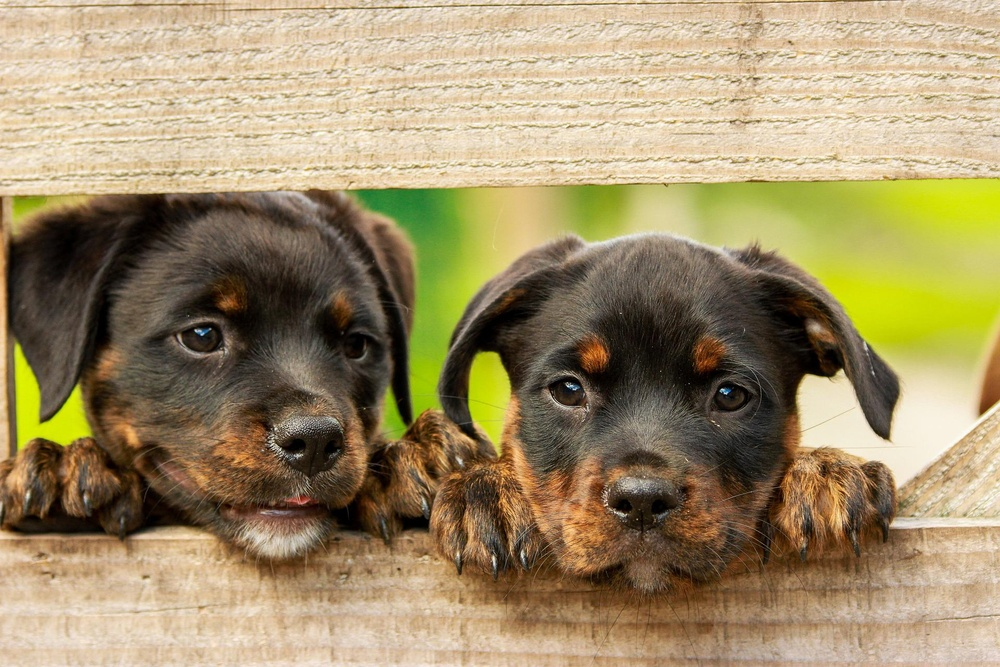
#> input picture fig_raw/dog.jpg, 1000 x 667 px, shrunk from 1920 x 1280 before the run
$ jupyter execute Smooth.ipynb
#> lines starting #> are read from the running program, lines starting #| are printed output that depends on the picture
[cell 1]
import numpy as np
import matplotlib.pyplot as plt
import cv2

[cell 2]
# 画像の読み込みと元画像の表示
house_bgr = cv2.imread('./../fig_raw/dog.jpg')
#> house_bgr is the input picture: shape (667, 1000, 3); mean B, G, R 105.2, 143, 159.9
house_rgb = cv2.cvtColor(house_bgr, cv2.COLOR_BGR2RGB)
plt.imshow(house_rgb)
plt.title('元画像')
plt.show()

# 平均化フィルタ
house_mean = cv2.blur(house_rgb,(25,25))
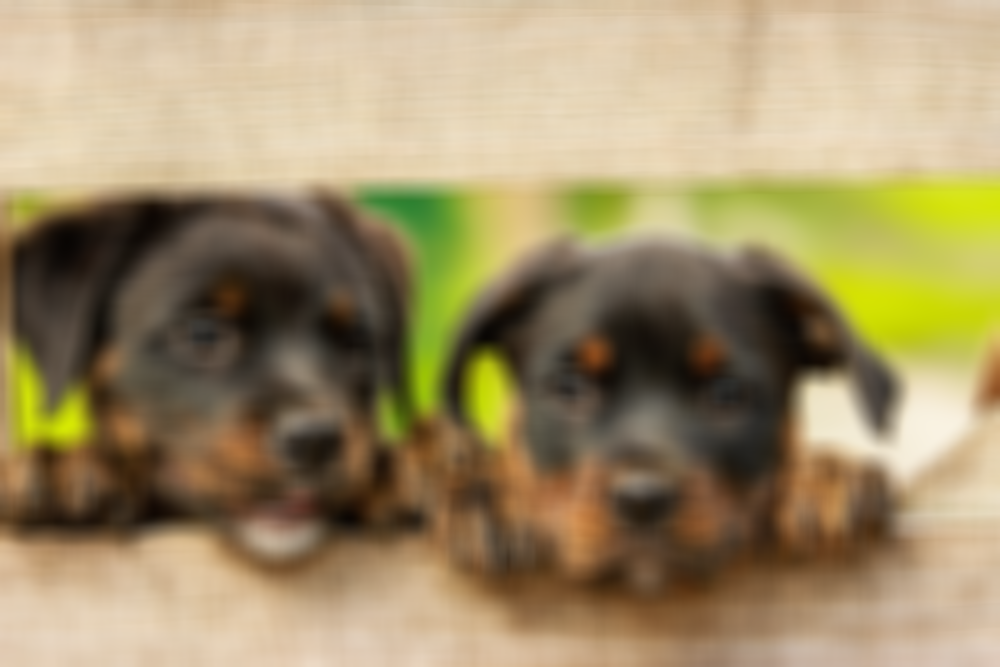
#> house_mean: shape (667, 1000, 3); mean R, G, B 159.9, 143, 105.2
plt.imshow(house_mean)
plt.title('平均平滑化画像')
plt.show()

# ガウシアンフィルタ
house_gauss = cv2.GaussianBlur(house_rgb,(25,25),15)
plt.imshow(house_gauss)
plt.title('ガウシアン平滑化画像')
plt.show()

# メディアンフィルタ
house_median = cv2.medianBlur(house_rgb,25)
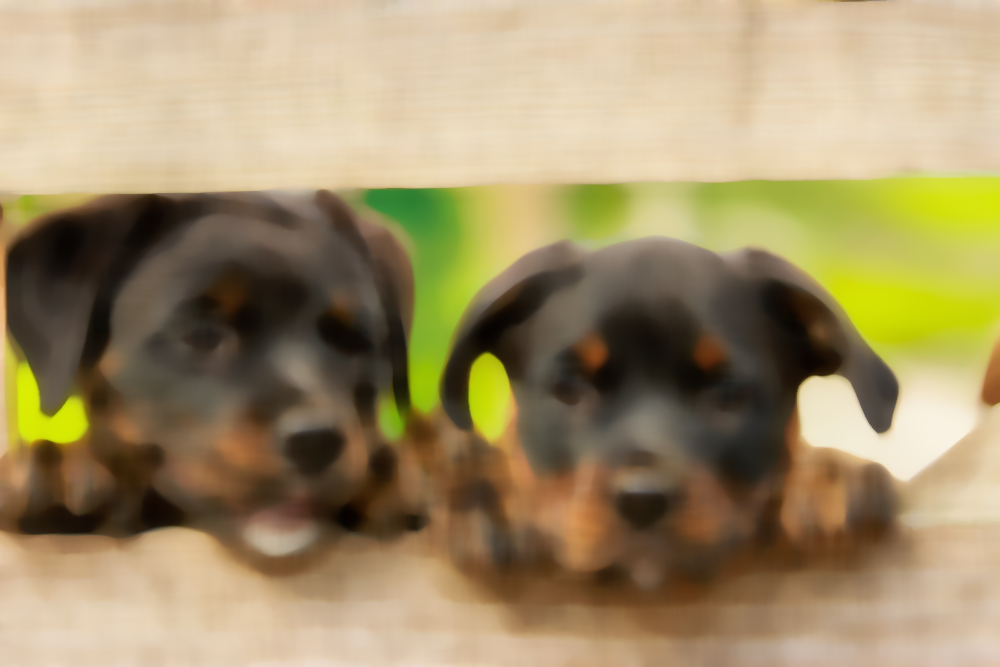
#> house_median: shape (667, 1000, 3); mean R, G, B 160.8, 143.5, 104.9
plt.imshow(house_median)
plt.title('メディアンフィルタ画像')
plt.show()

# バイラテラルフィルタ
house_bilate = cv2.bilateralFilter(house_rgb,25,9,9)
plt.imshow(house_bilate)
plt.title('バイラテラルフィルタ画像')
plt.show()

$ run again, with fig_raw/car.jpg copied over fig_raw/dog.jpg
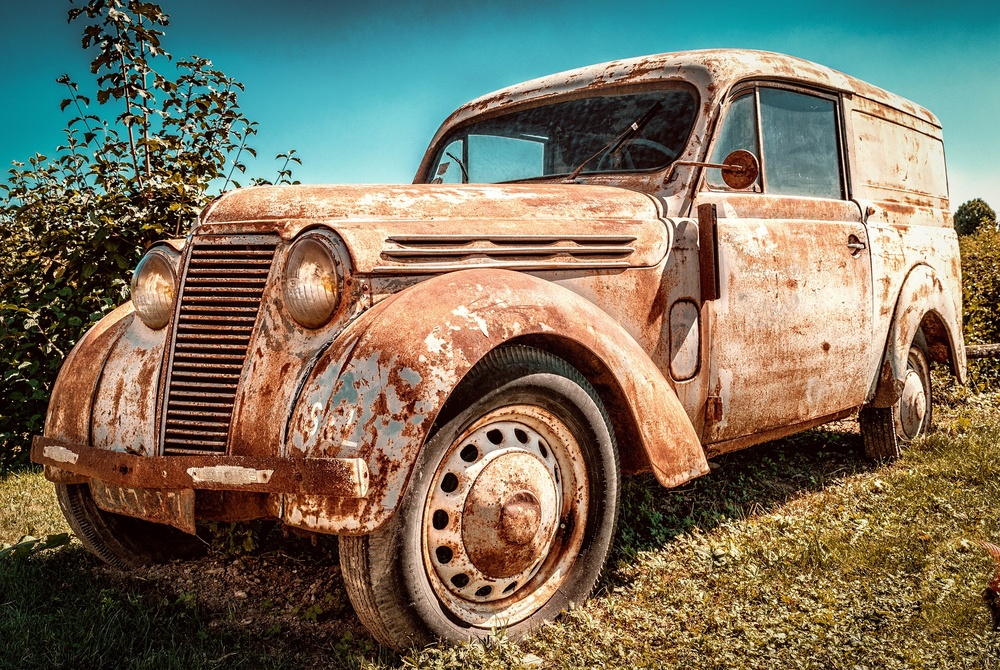
#> input picture fig_raw/car.jpg, 1000 x 670 px, shrunk from 1920 x 1286 before the run
#> house_bgr is the input picture: shape (670, 1000, 3); mean B, G, R 94.4, 113.4, 121.4
#> `house_mean = cv2.blur(house_rgb,(25,25))`:
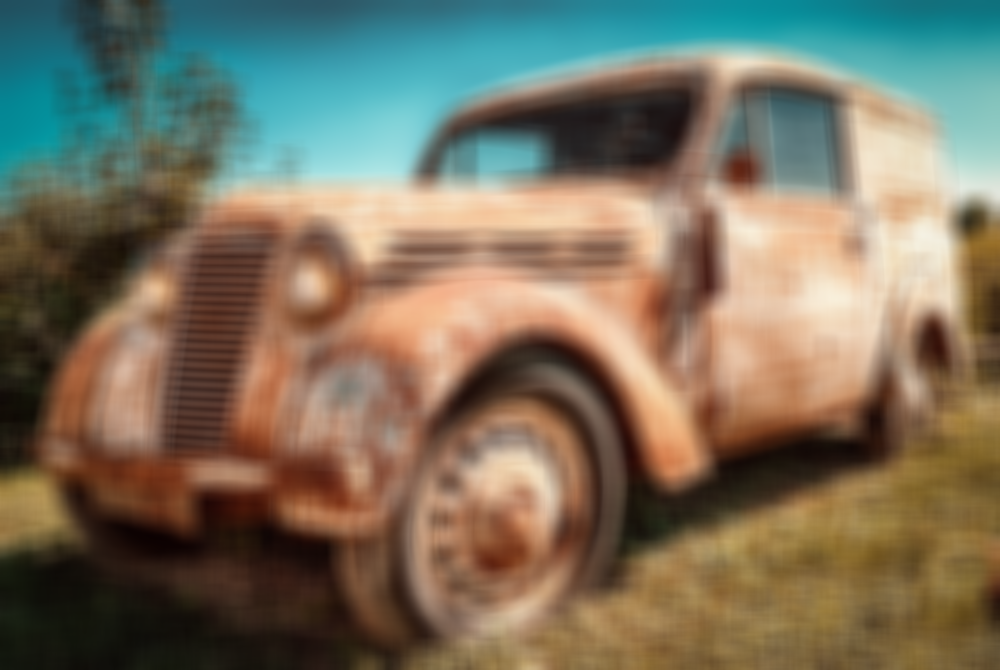
#> house_mean: shape (670, 1000, 3); mean R, G, B 121.4, 113.4, 94.4
#> `house_median = cv2.medianBlur(house_rgb,25)`:
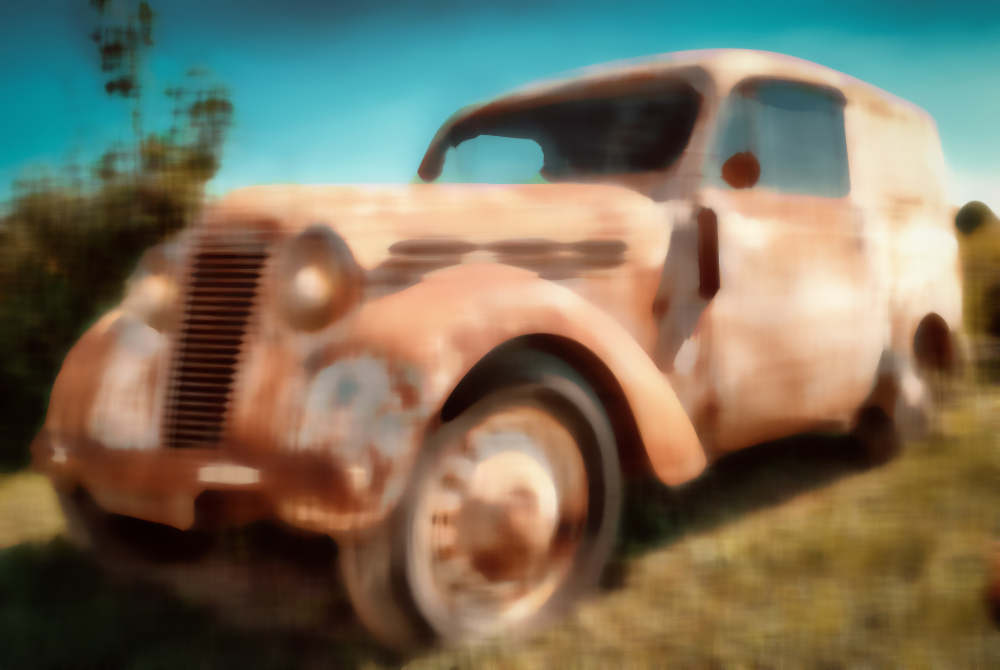
#> house_median: shape (670, 1000, 3); mean R, G, B 120.4, 112.8, 92.4

$ run again, with fig_raw/fish.jpg copied over fig_raw/dog.jpg
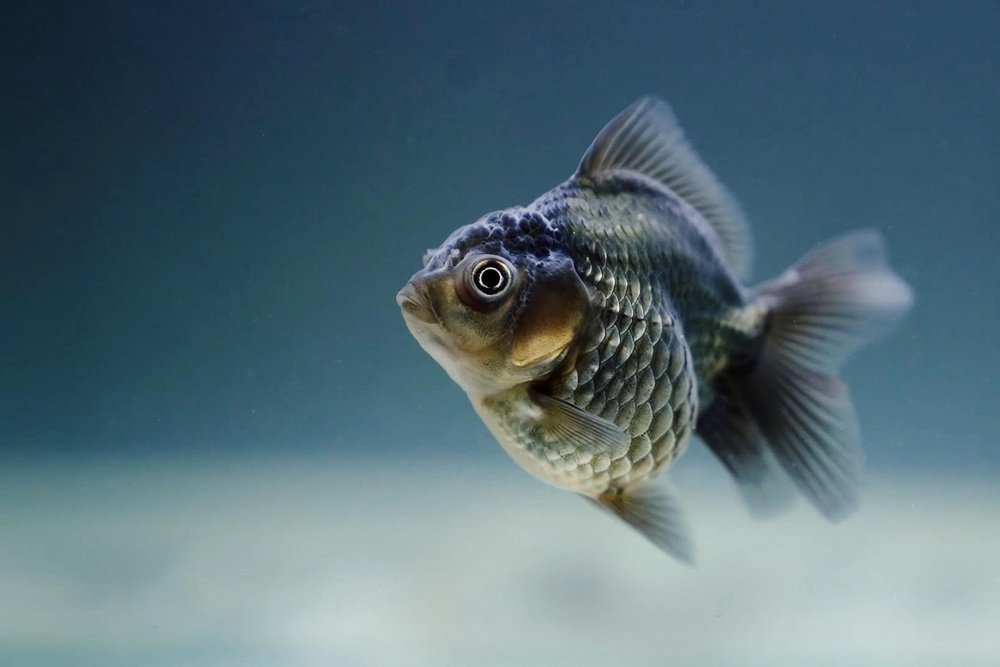
#> input picture fig_raw/fish.jpg, 1000 x 667 px, shrunk from 1920 x 1280 before the run
#> house_bgr is the input picture: shape (667, 1000, 3); mean B, G, R 119.8, 110.1, 86.1
#> `house_mean = cv2.blur(house_rgb,(25,25))`:
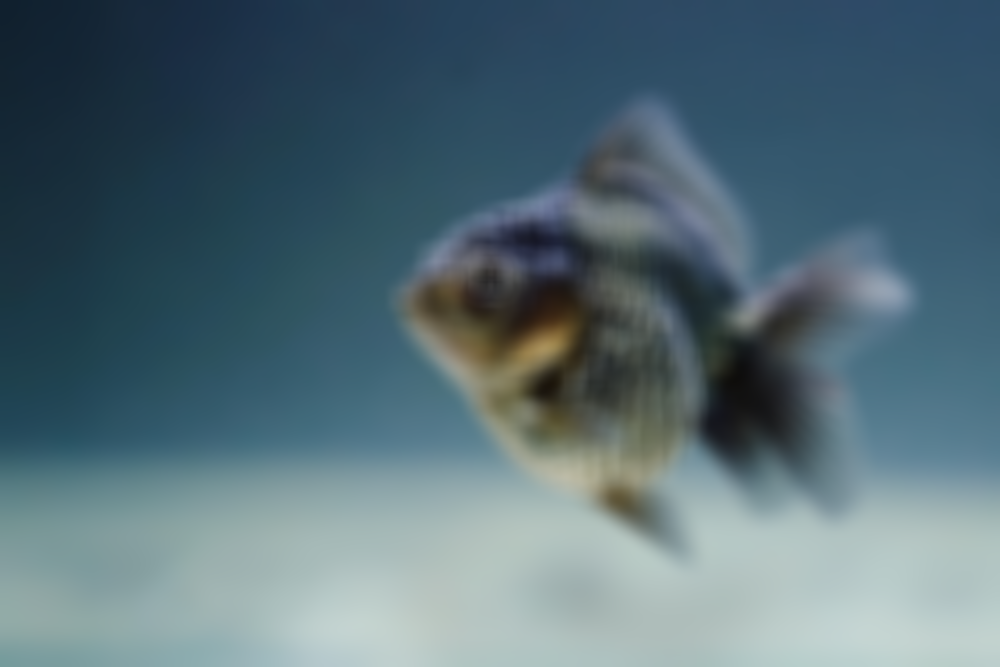
#> house_mean: shape (667, 1000, 3); mean R, G, B 86.1, 110.1, 119.8
